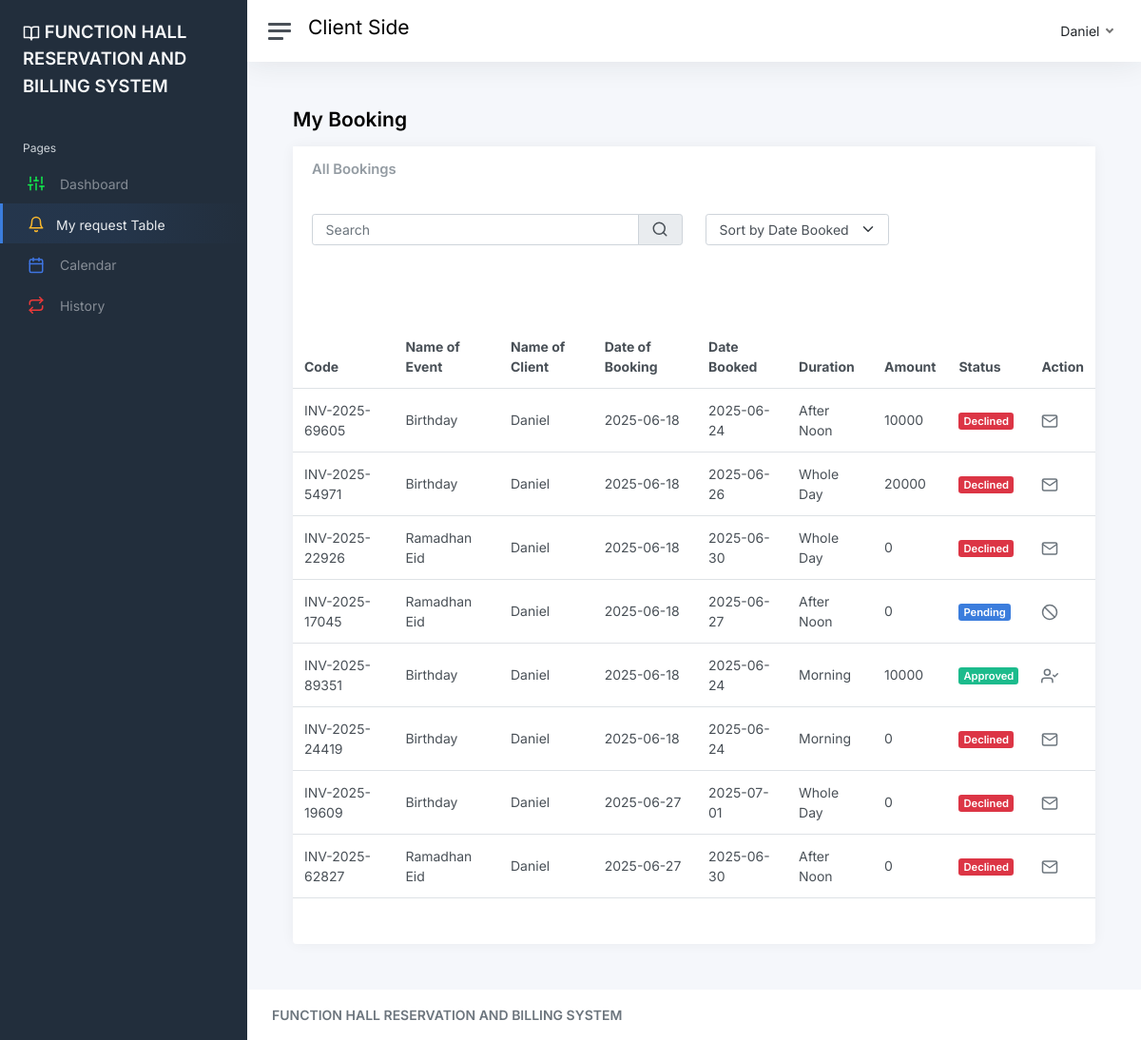
/customer/My_request.php (signed in), run on the app's committed database.
### tables this page shows
CREATE TABLE `customer` (
  `Customer_id` int(11) NOT NULL,
  `Fullname` varchar(50) NOT NULL,
  `Lastname` varchar(30) NOT NULL,
  `Affiliation` varchar(50) NOT NULL,
  `Phone No` varchar(11) NOT NULL,
  `Email` varchar(50) NOT NULL,
  `middle` varchar(20) NOT NULL,
  `gender` varchar(12) NOT NULL,
  `Username` varchar(50) NOT NULL,
  `Password` varchar(50) NOT NULL,
  `Status` int(11) NOT NULL
);

CREATE TABLE `events` (
  `id` int(11) NOT NULL,
  `date` date NOT NULL,
  `Expdate` date DEFAULT NULL,
  `events` varchar(50) NOT NULL,
  `Status` varchar(11) DEFAULT NULL,
  `code` varchar(20) NOT NULL,
  `currents_dates` date NOT NULL DEFAULT current_timestamp(),
  `Duration` varchar(11) DEFAULT NULL,
  `Amount` int(20) NOT NULL,
  `MoC` int(20) NOT NULL,
  `sort` int(11) NOT NULL,
  `Customer_id` int(11) DEFAULT NULL,
  `User_id` int(7) DEFAULT NULL
);

### customer/model/class_model.php (called while the page is built, shortened)
<?php
	class class_model{
		public $host = db_host;
		public $user = db_user;
		public $pass = db_pass;
		public $dbname = db_name;
		public $conn;
		private function connect(){
			$this->conn = new mysqli($this->host, $this->user, $this->pass, $this->dbname);
		}
		public function user_profile($user_id) {
			$stmt = $this->conn->prepare("SELECT * FROM `customer` WHERE `Customer_id` = ?") or die($this->conn->error);
			$stmt->bind_param("i", $user_id);
			if ($stmt->execute()) {
				$result = $stmt->get_result();
				$fetch = $result->fetch_array();
				return array(
					'Customer_id ' => $fetch['Customer_id'],
					'Fullname' => $fetch['Fullname'],
					'Affiliation' => $fetch['Affiliation'],
					'Phone No' => $fetch['Phone No'],
					'Email' => $fetch['Email'],
					'Username' => $fetch['Username'],
					'Password' => $fetch['Password'],
					'Status' => $fetch['Status']
				);
			}
		}
		public function fetchAll_MyBooking($my_id) {
			$sql = "SELECT
						e.*,
						c.Fullname AS customer_name,
						u.Fullname AS user_name
					FROM events e
					LEFT JOIN customer c ON e.Customer_id = c.Customer_id
					LEFT JOIN user u ON e.User_id = u.User_id
					WHERE   e.Customer_id = ?
					ORDER BY e.sort Desc";
			$stmt = $this->conn->prepare($sql);
			$stmt->bind_param('i', $my_id);
			$stmt->execute();
			$result = $stmt->get_result();
			$data = array();
			while ($row = $result->fetch_assoc()) {
				$data[] = $row;
			}
			return $data;
		}
			}
?>

### customer/My_request.php (the view, shortened to what this page needs)
<!DOCTYPE html>
<html lang="en">
<head>
	<link href="css/app.css" rel="stylesheet">
</head>
<body>
	<div class="wrapper">
		<?php include('includes/sidebar.php'); ?>
		<div class="main">
		<?php include('includes/header.php'); ?>
			<main class="content">
				<div class="container-fluid p-0">
					<h1 class="h3 mb-3">  <strong>My Booking</strong></h1>
					<?php
    $conn = new class_model();
	$my_id = $_SESSION['Customer_id'];
    $mybooking = $conn->fetchAll_MyBooking($my_id);
    ?>
					<div class="row">
	<div class="col-12 col-lg-12 col-xxl-12 d-flex">
		<div class="card flex-fill">
			<div class="card-header">
				<h5 class="card-title mb-0">All Bookings</h5>
			</div>
			<div class="card-body">
  <div class="row">
    <div class="col-lg-6">
      <div class="input-group mb-3">
        <input name="search" type="text" class="form-control" placeholder="Search">
        <span class="input-group-text"><i data-feather="search"></i></span>
      </div>
    </div>
    <div class="col-lg-3">
	<select id="sortDateBooked" class="form-select w-auto">
      <option selected disabled>Sort by Date Booked</option>
    </select>
  </div>
  </div>
</div>
			<div class="table-responsive">
			<table class="table table-hover my-5"  id="statusTable">
				<thead>
					<tr>
						<th>Code</th>
						<th>Name of Event</th>
						<th>Name of Client</th>
						<th>Date of Booking</th>
						<th>Date Booked</th>
						<th >Duration</th>
						<th>Amount</th>
						<th>Status</th>
						<th >Action</th>
					</tr>
				</thead>
				<tbody>
					<?php if (!empty($mybooking)) {
						foreach ($mybooking as $row) {
							 $Cdate = date('Y-m-d');
                                   $expDate = date('Y-m-d', strtotime($row['Expdate']));
							?>
							<tr>
	<td><?= htmlspecialchars($row['code']) ?></td>
								<td><?= htmlspecialchars($row['events']) ?></td>
								<td>
									<?= isset($row['customer_name']) ? htmlspecialchars($row['customer_name']) : "(Admin)";  ?>
								</td>
								<td >
									<?= isset($row['currents_dates']) ? htmlspecialchars($row['currents_dates']) : 'N/A' ?>
								</td>
								<td >
									<?= htmlspecialchars($row['date']) ?>
								</td><td >
									<?= htmlspecialchars($row['Duration']) ?>
								</td>
								<td >
									<?= htmlspecialchars($row['Amount']) ?>
								</td>
								<td>
										<?php if($row['Status']== "Approved"){ ?>
											<span class="badge bg-success">
											Approved
											</span>
										<?php }elseif($row['Status']== "Declined"){ ?>
											<span class="badge bg-danger">
											Declined
											</span>
											<?php }elseif($row['Status']== "cancel"){ ?>
												<span class="badge bg-danger">
											Cancelled
											</span>
												<?php }elseif($row['Status']== ""){ ?>
												<span class="badge bg-primary">
											Pending
											</span>
												<?php }elseif($Cdate >= $expDate){
												?>
												<span class="badge bg-warning">
											Expired
											</span>
											<?php }elseif($row['Status']== "Payable"){ ?>
												<span class="badge bg-primary">
											Payable
											</span>
												<?php }else{ ?>
													<span class="badge bg-warning"> Pending </span>
													<?php } ?>
								</td>
								<td >
												<?php if($row['Status']== "Approved") {?>
								<a href="receipt.php?event=<?= $row['id']; ?>&event-name=<?php echo $row['events']; ?>" class="text-secondary font-weight-bold text-xs" data-toggle="tooltip" title="Paid Invoice">
									<i class="align-middle me-2" data-feather="user-check"></i>
											</a>
										<?php }elseif($row['Status']== "Declined"){ ?>
											<a href="apology.php?event=<?= $row['id']; ?>&event-name=<?php echo $row['events']; ?>" class="text-secondary font-weight-bold text-xs" data-toggle="tooltip" title="Mail">
											<i class="align-middle me-2" data-feather="mail"></i>
											</a>
												<?php }elseif($row['Status']== "cancel"){ ?>
	<?php }elseif($row['Status']== ""){
									?>
											<a href="javascript:;" data-id="<?= $row['id']; ?>" class="text-secondary font-weight-bold text-xs cancel " data-toggle="tooltip" title="Cancel">
												<i style='text-decoration:none;' class="align-middle me-2" data-feather="slash"></i>
												</a>
										<?php }elseif($Cdate >= $expDate){
									?>
										<a href="Expired.php?event=<?= $row['id']; ?>&event-name=<?php echo $row['events']; ?>" class="text-secondary font-weight-bold text-xs" data-toggle="tooltip" title="Invoice">
									<i class="align-middle me-2" data-feather="file-text"></i> <span class="align-middle"></span>
												</a>
												<?php }else{ ?>
												<?php }?>
								</td>
							</tr>
					<?php } ?>
					<?php } else { ?>
						<tr>
							<td colspan="10" class="text-center">No booking records found.</td>
						</tr>
					<?php } ?>
				</tbody>
			</table>
		</div>
		</div>
	</div>
</div>
				</div>
			</main>
			<footer class="footer">
				<div class="container-fluid">
					<div class="row text-muted">
						<div class="col-6 text-start">
							<p class="mb-0">
								<a class="text-muted" href="https://adminkit.io/" target="_blank"><strong> FUNCTION HALL RESERVATION AND BILLING SYSTEM </strong></a>
							</p>
						</div>
					</div>
				</div>
			</footer>
		</div>
	</div>
</body>
</html>

### customer/includes/header.php (shortened to what this page needs)
<nav class="navbar navbar-expand navbar-light navbar-bg">
				<a class="sidebar-toggle js-sidebar-toggle">
          <i class="hamburger align-self-center"></i>
        </a>
<h3>Client Side</h3>
				<div class="navbar-collapse collapse">
					<ul class="navbar-nav navbar-align">
						<li class="nav-item dropdown">
							<a class="nav-icon dropdown-toggle" href="#" id="alertsDropdown" data-bs-toggle="dropdown">
							</a>
						</li>
						<li class="nav-item dropdown">
							<a class="nav-icon dropdown-toggle" href="#" id="messagesDropdown" data-bs-toggle="dropdown">
							</a>
						</li>
						<li class="nav-item dropdown">
							<a class="nav-link dropdown-toggle d-none d-sm-inline-block" href="#" data-bs-toggle="dropdown">
   <span class="text-dark"><?= $userinfo['Fullname'] ?></span>
              </a>
						</li>
					</ul>
				</div>
			</nav>

### data on the page
customer: Fullname "Daniel"
events: code "INV-2025-69605", events "Birthday", Customer.Fullname "Daniel", currents_dates "2025-06-18", date "2025-06-24", Duration "After Noon", Amount "10000", Status "Declined"
events: code "INV-2025-54971", events "Birthday", Customer.Fullname "Daniel", currents_dates "2025-06-18", date "2025-06-26", Duration "Whole Day", Amount "20000", Status "Declined"
events: code "INV-2025-22926", events "Ramadhan Eid", Customer.Fullname "Daniel", currents_dates "2025-06-18", date "2025-06-30", Duration "Whole Day", Amount "0", Status "Declined"
events: code "INV-2025-17045", events "Ramadhan Eid", Customer.Fullname "Daniel", currents_dates "2025-06-18", date "2025-06-27", Duration "After Noon", Amount "0", shows "Pending"
events: code "INV-2025-89351", events "Birthday", Customer.Fullname "Daniel", currents_dates "2025-06-18", date "2025-06-24", Duration "Morning", Amount "10000", Status "Approved"
events: code "INV-2025-24419", events "Birthday", Customer.Fullname "Daniel", currents_dates "2025-06-18", date "2025-06-24", Duration "Morning", Amount "0", Status "Declined"
events: code "INV-2025-19609", events "Birthday", Customer.Fullname "Daniel", currents_dates "2025-06-27", date "2025-07-01", Duration "Whole Day", Amount "0", Status "Declined"
events: code "INV-2025-62827", events "Ramadhan Eid", Customer.Fullname "Daniel", currents_dates "2025-06-27", date "2025-06-30", Duration "After Noon", Amount "0", Status "Declined"
